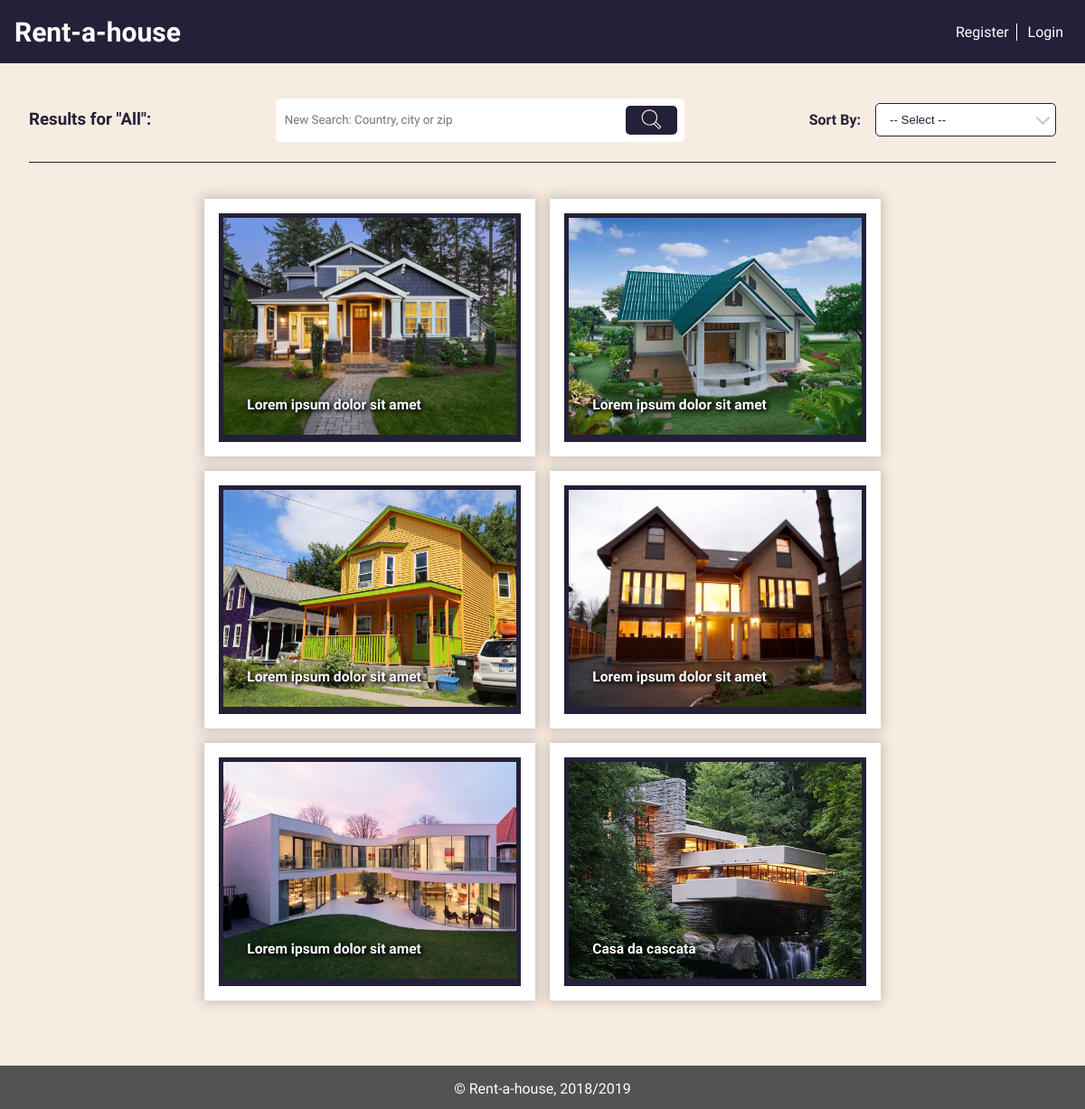
/pages/results.php, run on an earlier commit of the app's database.
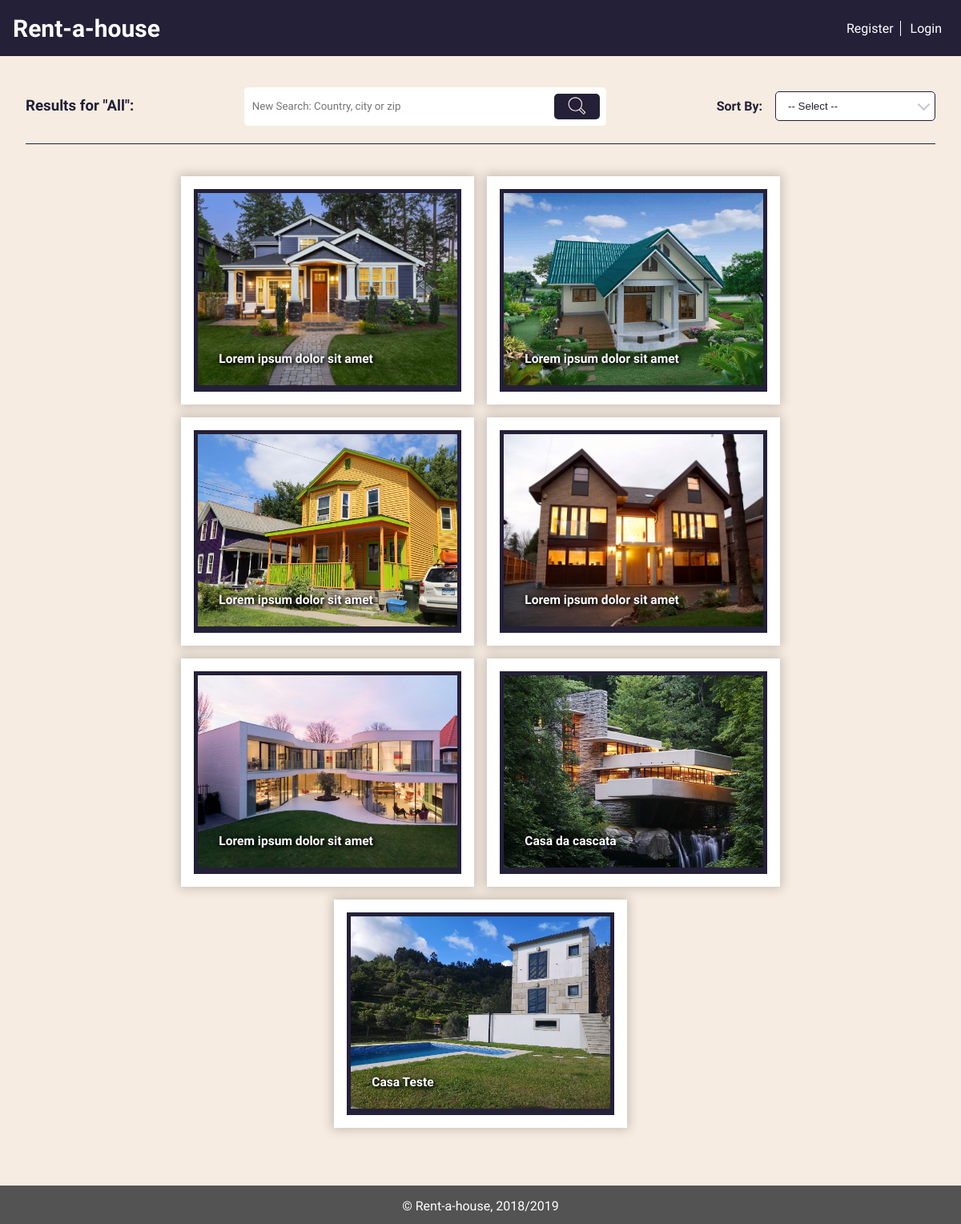
And on a later commit of the database.
### tables this page shows
CREATE TABLE house (
  id INTEGER PRIMARY KEY AUTOINCREMENT,
  type VARCHAR,
  room INTEGER,
  bathroom INTEGER,
  price DOUBLE,
  published DATE,
  address VARCHAR, 
  location VARCHAR,
  state VARCHAR,
  postCode VARCHAR,  
  description VARCHAR,
  title VARCHAR,
  owner VARCHAR REFERENCES user
);

CREATE TABLE houseimages (
  id INTEGER PRIMARY KEY AUTOINCREMENT,
  houseID integer REFERENCES house,
  image VARCHAR
);

### database/db_utils.php (called while the page is built, shortened)
<?php
    include_once('connection.php');
    function loadAllRental(){
        global $db;
        $stmt = $db->prepare("SELECT * FROM house");
        $stmt->execute();
        return $stmt->fetchAll();
    }
    function getHouseImages($houseID){
        global $db;
        $stmt = $db->prepare("SELECT * FROM houseimages  WHERE houseID = '".$houseID."'");
        $stmt->execute();
        $aux = $stmt->fetchAll();
        return $aux;
    }
?>

### pages/results.php (the view, shortened to what this page needs)
<?php
    include_once('../templates/templates.php');
    include_once('../database/db_utils.php');
    drawHeader();
    if(isset($_GET['search'])){
        $search = $_GET['search'];
        $search_flag = true;
    }
    else {
        $search = "All";
    }
    $result = loadAllRental();
?>
<section id="results">
    <div class="results-header">
        <div>
            <h3>Results for "<?php echo $search; ?>":</h3>
        </div>
        <nav id="search" style="background: none; margin-bottom: 15px;">
            <form action="results.php" method="get">
                <input type="search" name="search" placeholder="New Search: Country, city or zip">
                <button type="submit">
                </button>
            </form>
        </nav>
        <div class="sort-by">
            <h4>Sort By:</h4>
            <select class="sort-by-select" required onchange="sortBy(this.value)" >
                <option value="" disabled selected hidden>-- Select --</option>
            </select>
            <div class="sort-by-arrow"></div>
        </div>
    </div>
    <div class="results-wrapper">
    <?php
        for($i=0; $i<sizeof($result); ++$i){
            $item = $result[$i];
            $images = getHouseImages($item['id']);
    ?>
        <div class="house-item" id="<?php echo $i+1;?>">
            <form action="house.php">
                <button class="utils-btn" type="submit">
                    <img src="../images/houses/<?php echo $images[0]['image'];?>" alt="HouseExampleImg">
                    <h3><?php echo $item['title']; ?></h3>
                </button>
            </form>
        </div>
    <?php } ?>
    </div>
</section>
<?php
    drawFooter();
?>

### templates/templates.php (shortened to what this page needs)
<?php
    function drawHeader(){
?>
    <!DOCTYPE html>
    <html lang="en-US">
        <head>
            <link href="../css/style.css" rel="stylesheet">
            <link href="../css/responsive.css" rel="stylesheet">
        </head>
        <body>
            <header>
                <div id="title">
                    <h1><a href="../pages/home.php">Rent-a-house</a></h1>
                </div>
                <div id="spacer">
                </div>
                <?php if (isset($_SESSION['username'])){ ?>
                    <div id="taskbar">
                        <a href="../pages/account.php"><?php echo $_SESSION['username'];?></a>
                        <img src="../images/users/<?=$_SESSION['image'] ?>">
                    </div>
                <?php } else { ?>
                    <div id="signup">
                    <a href="../pages/register.php">Register</a>
                    <a href="../pages/login.php">Login</a>
                    </div>
                <?php } ?>
            </header>
<?php } ?>
<?php
    function drawFooter(){
?>
        <footer>
            <p>&copy; Rent-a-house, 2018/2019</p>
        </footer>
    </body>
</html>
<?php
}?>

### css/style.css (style rules this page uses)
:root { --main-color-1: #242038; --main-color-2: #725AC1; --main-color-3: #8D86C9; --main-color-4: #CAC4CE; --main-color-5: #F7ECE1; --main-color-6: white; --main-color-7: rgba(0,0,0,.2); --main-color-8: black; --main-color-9: rgb(83, 83, 83); --error: rgb(245, 89, 71); --success: rgb(75,181,67); }
html { margin: 0; padding: 0; width: 100%; }
body { display: flex; flex-direction: column; font-family: 'Exo 2', sans-serif; background-color: var(--main-color-5); color: var(--main-color-1); margin: 0; padding: 0; min-height: 100vh; width: 100%; }
body header { display: grid; grid-template-columns: auto auto auto; background-color: var(--main-color-1); padding: 1em; width: 100%; box-sizing: border-box; }
#title { margin: auto 0; }
#title h1 { margin: auto; }
#title a { text-align: left; text-decoration: none; font-family: 'Exo 2', sans-serif; font-size: 30px; color: var(--main-color-6); transition: color 0.5s; }
#spacer { display: table-cell; width: 100%; }
#signup { text-align: right; margin: auto 0; padding: 0; }
#signup a { vertical-align: middle; text-decoration: none; color: var(--main-color-6); font-family: 'Exo 2', sans-serif; margin: auto; padding: 0 0.5em 0 0.5em; transition: color 0.5s; }
#signup a:first-child { border-right: 1px solid var(--main-color-6); }
#search { display: flex; flex: auto; background-image: url(../images/background/background2.jpeg); background-position: center; background-repeat: no-repeat; background-size: cover; }
#search form { width: 60%; height: 2em; display: flex; padding: 0.5em; background-color: white; margin: auto; border-radius: 5px; }
#search input { width: 100%; border: 0; margin-right: 0.5em; font-family: 'Exo 2', sans-serif; }
#search button { display: flex; width: 15%; border-radius: 5px; background: var(--main-color-1); border: none; cursor: pointer; transition: 0.5s; }
#search svg { margin-left: 0.5em; min-height: 1.5em; min-width: 1.5em; height: 2em; width: 2em; margin: auto; fill: var(--main-color-5); }
footer { height: 3em; width: 100%; font-family: 'Exo 2', sans-serif; background-color: var(--main-color-9); padding: 1em; bottom: 0; position: relative; box-sizing: border-box; }
footer p { list-style: none; text-align: center; color: var(--main-color-6); margin: auto; }
#results { padding: 2em; flex: auto; }
.results-wrapper { display: flex; flex-wrap: wrap; align-items: center; justify-content: center; margin: 2em 0; }
.house-item { padding: 1em; color: var(--main-color-1); background-color:var(--main-color-6); box-shadow: 0 0 0.8rem 0.2rem var(--main-color-7); margin: 0.5em; }
.utils-btn { background-color:var(--main-color-1); display:inline-block; cursor:pointer; color:var(--main-color-6); font-weight:bold; padding: 5px; text-decoration:none; border: none; transition: background-color 0.5s; position: relative; }
.utils-btn img { width: 27vw; min-width: 270px; height: 20vw; min-height: 200px; object-fit: cover; transition: 0.5s; }
.utils-btn h3 { position: absolute; font-family: 'Exo 2', sans-serif; color: white; text-shadow: 2px 2px 4px black, 0px 0px 6px black; margin: 2em; bottom: 0; left: 0; transition: 0.5s; }
.results-header { display: flex; grid-template-columns: auto auto; border-bottom: 1px solid var(--main-color-1); }
.sort-by { position: relative; display: flex; margin-left: auto; margin-bottom: 15px; }
.sort-by h4 { margin-right: 1em; }
.sort-by-select { margin: auto; font-family: 'Arial'; display: inline-block; width: 15em; cursor: pointer; padding: 10px 15px; outline: 0; border: 1px solid var(--main-color-1); border-radius: 5px; background: var(--main-color-6); color: var(--main-color-1); appearance: none; -webkit-appearance: none; -moz-appearance: none; }
.sort-by-arrow { position: absolute; top: 23px; right: 9px; width: 3px; height: 3px; border: solid var(--main-color-4); border-width: 0 2px 2px 0; display: inline-block; padding: 3px; transform: rotate(45deg); -webkit-transform: rotate(45deg); }

What changed in the data, as far as the page shows it:
added house: houseimages.image (picture), title "Casa Teste"
